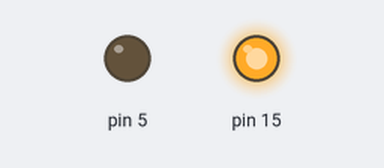
Bench run of a sketch on a simulated Arduino Uno, built with avr-gcc and run on an emulated ATmega328P. On the bench: output pins drawn as LEDs (lit = HIGH).

Above: at 1.5 s.
At 4.5 s:
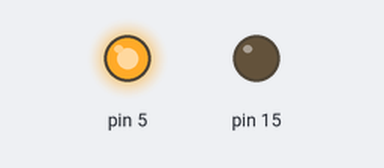
Timing chart, 0 to 7.8 s (numbered marks = the images above):
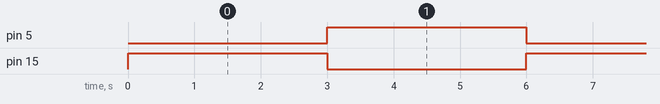

The sketch:

5.To_rotate_DC_MOTOR_Clock_and_Anticlockwise.ino
```cpp
void setup() {
  // put your setup code here, to run once:
  pinMode(15,OUTPUT);
  pinMode(5,OUTPUT);
}

void loop() {
  // put your main code here, to run repeatedly:
  digitalWrite(15,HIGH);
  digitalWrite(5,LOW);
  delay(3000);
  digitalWrite(15,LOW);
  digitalWrite(5,HIGH);
  delay(3000);
}
```

Measured:
- by itself, pin 5, pin 15: alternates HIGH for 3.0 s and LOW for 3.0 s
